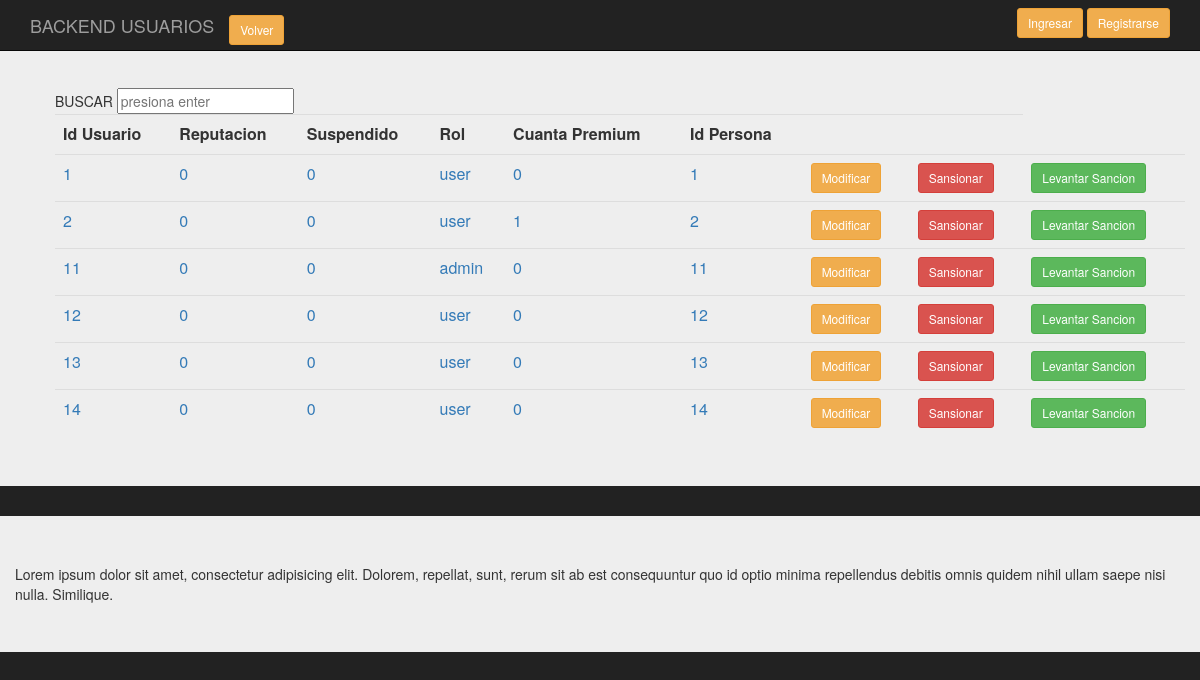
Page /backend/Presentacion/BackUsuario.php on the committed database.
### tables this page shows
CREATE TABLE `usuario` (
  `id_usu` int(11) NOT NULL COMMENT 'id usuario',
  `reputacion_usu` int(11) NOT NULL,
  `suspendido` int(11) NOT NULL,
  `rol` varchar(20) NOT NULL,
  `premium` tinyint(1) NOT NULL,
  `id_personau` int(11) NOT NULL COMMENT 'FK id-persona'
);

### backend/clases/Usuario.class.php (called while the page is built, shortened)
<?php
require_once('../persistencia/PersistenciaUsuario.class.php');
class Usuario
{
    public function consultaTodos($conex)
    {
      $pu=new PersistenciaUsuario;
      $datos= $pu->consTodos($conex);
      return $datos;
    }
}
?>

### backend/persistencia/PersistenciaUsuario.class.php (called while the page is built, shortened)
<?php
class PersistenciaUsuario
{
   public function consTodos( $conex)
   {
         $sql = "select * from usuario";
        $result = $conex->prepare($sql);
		$result->execute();
		$resultados=$result->fetchAll();
       return $resultados;
    }
 }
?>

### backend/Presentacion/BackUsuario.php (the view, shortened to what this page needs)
<?php
require_once('../clases/Usuario.class.php');
?>
<!doctype html>
<html lang="en">
<head>
<link rel="stylesheet" href="https://maxcdn.bootstrapcdn.com/bootstrap/3.3.7/css/bootstrap.min.css">
<link rel="stylesheet" href="../css/estilos.css">
	</head>
<body>
		<div class="container">
			<nav class="navbar navbar-inverse navbar-fixed-top">
				  <div class="container">
					<div class="navbar-header">
					  <a class="navbar-brand" href="#">BACKEND USUARIOS</a>
					  <div class="navbar-brand">
						<a href="index.php" class="btn btn-warning btn-sm">Volver</a>
					  </div>
					</div>
					<div id="navbar" class="navbar-collapse collapse">
					  <form class="navbar-form navbar-right">
						<a href="singin.php" class="btn btn-warning btn-sm">Ingresar</a>
						<a href="Login.php" class="btn btn-warning btn-sm">Registrarse</a>
					  </form>
					</div>
				  </div>
			</nav>
		</div>
		<div class="jumbotron">
			<div class="container-fluid">
				<section class="main row">
					<div class="col-md-12">
					<ol class="pre-scrollable">
										<table class="table">
																<form class="forma-busqueda cf" action="/search.php" method="post">
																	<input name="keywords" id="search_box" type="text" placeholder="presiona enter" >
																</form>
													<tr>
														<th>Id Usuario</th>
														<th>Reputacion</th>
														<th>Suspendido</th>
														<th>Rol</th>
														<th>Cuanta Premium</th>
														<th>Id Persona</th>
														<th></th>
														<th></th>
													</tr>
												<?php
													$conex = conectar();
													$d = new Usuario();
													$datos_d=$d->consultaTodos($conex);
													$cuenta=count($datos_d);
												?>
												<?php
												for ($i=0;$i<$cuenta;$i++)
												{
												?>
													<tr>
															<td><a value="<?php echo $datos_d[$i][0]?>"  ><?php echo $datos_d[$i][0]?></a></td>
															<td><a value="<?php echo $datos_d[$i][0]?>"  ><?php echo $datos_d[$i][1]?></a></td>
															<td><a value="<?php echo $datos_d[$i][0]?>"  ><?php echo $datos_d[$i][2]?></a></td>
															<td><a value="<?php echo $datos_d[$i][0]?>"  ><?php echo $datos_d[$i][3]?></a></td>
															<td><a value="<?php echo $datos_d[$i][0]?>"  ><?php echo $datos_d[$i][4]?></a></td>
															<td><a value="<?php echo $datos_d[$i][0]?>"  ><?php echo $datos_d[$i][5]?></a></td>
															<td><a href="singin.php" class="btn btn-warning btn-sm">Modificar</a></td>
															<td><a href="../Logica/procesasancion.php?idusu=<?php echo $datos_d[$i][0]?>"class="btn btn-Danger btn-sm">Sansionar</a></td>
															<td><a href="../Logica/procesalevantasancion.php?idusu=<?php echo $datos_d[$i][0]?>"class="btn btn-Success btn-sm">Levantar Sancion</a></td>
													</tr>
												<?php
												}
												?>
										</table>
					</ol>
					</div>
				</section>
			</div>
		</div>
		<div class="jumbotron">
		<div class="container">
			<div class="row">
			Lorem ipsum dolor sit amet, consectetur adipisicing elit. Dolorem, repellat, sunt, rerum sit ab est consequuntur quo id optio minima repellendus debitis omnis quidem nihil ullam saepe nisi nulla. Similique.
		</div>
		</div>
</body>
</html>

### backend/Css/estilos.css (style rules this page uses)
body { padding-top: 40px; padding-bottom: 40px; background-color: #222; }
.forma-busqueda { margin-left: -2px; }

### rows in the picture
usuario: id_usu "1", reputacion_usu "0", suspendido "0", rol "user", premium "0", id_personau "1"
usuario: id_usu "2", reputacion_usu "0", suspendido "0", rol "user", premium "1", id_personau "2"
usuario: id_usu "11", reputacion_usu "0", suspendido "0", rol "admin", premium "0", id_personau "11"
usuario: id_usu "12", reputacion_usu "0", suspendido "0", rol "user", premium "0", id_personau "12"
usuario: id_usu "13", reputacion_usu "0", suspendido "0", rol "user", premium "0", id_personau "13"
usuario: id_usu "14", reputacion_usu "0", suspendido "0", rol "user", premium "0", id_personau "14"
